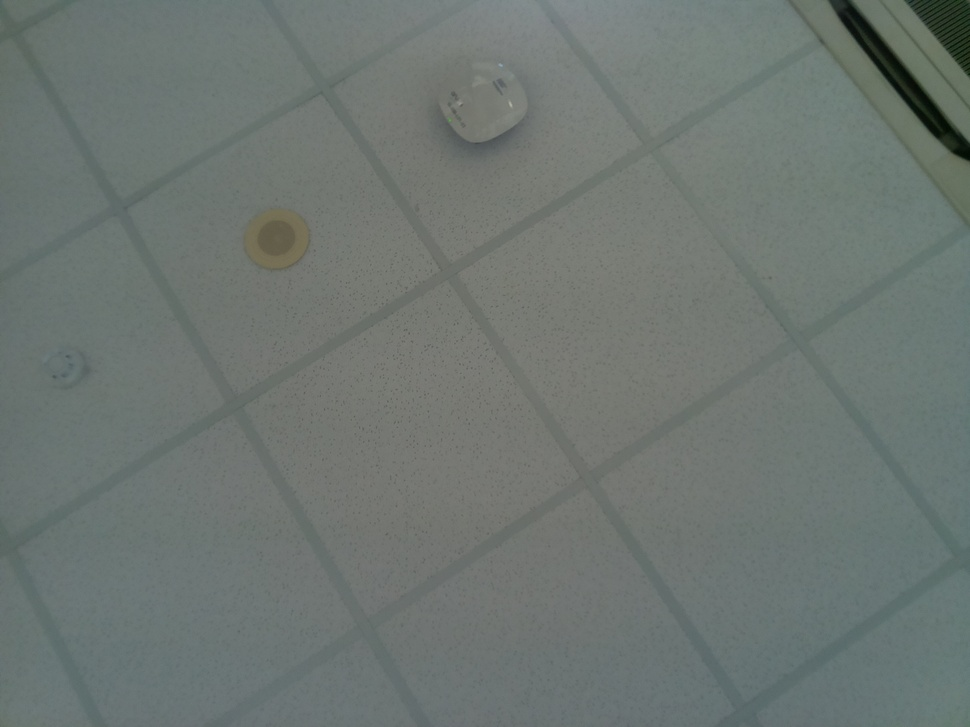
#> input picture testshot.jpg, 970 x 727 px, shrunk from 2592 x 1944 before the run, given in place of the camera
$ python color.py
#> lines starting #> are read from the running program, lines starting #| are printed output that depends on the picture; after the words box and inside, x2 and y2 are one past the last pixel; in counts of white or black regions, pixels touching at a corner belong together
# importing Modules
import os

import cv2
import numpy as np
import time

cap = cv2.VideoCapture(0)
_, img = cap.read()
#> img is the input picture: shape (727, 970, 3); mean B, G, R 113.4, 117.6, 109.2

_, img = cap.read()

low_yellow = np.array([22, 100, 20], np.uint8)
high_yellow = np.array([40, 255, 255], np.uint8)

low_green = np.array([55, 100, 20], np.uint8)
high_green = np.array([80, 255, 255], np.uint8)

low_blue = np.array([100, 100, 20], np.uint8)
high_blue = np.array([140, 255, 255], np.uint8)


while 1:
    _, img = cap.read()

    # converting frame(img) from BGR (Blue-Green-Red) to HSV (hue-saturation-value)
    hsv = cv2.cvtColor(img, cv2.COLOR_BGR2HSV)
#> hsv: shape (727, 970, 3); mean H, S, V 70.2, 21.1, 117.7

    yellow_mask = cv2.inRange(hsv, low_yellow, high_yellow)
#> yellow_mask: shape (727, 970); every value is 0
    yellow = cv2.bitwise_and(img, img, mask=yellow_mask)
#> yellow: shape (727, 970, 3); every value is 0

    green_mask = cv2.inRange(hsv, low_green, high_green)
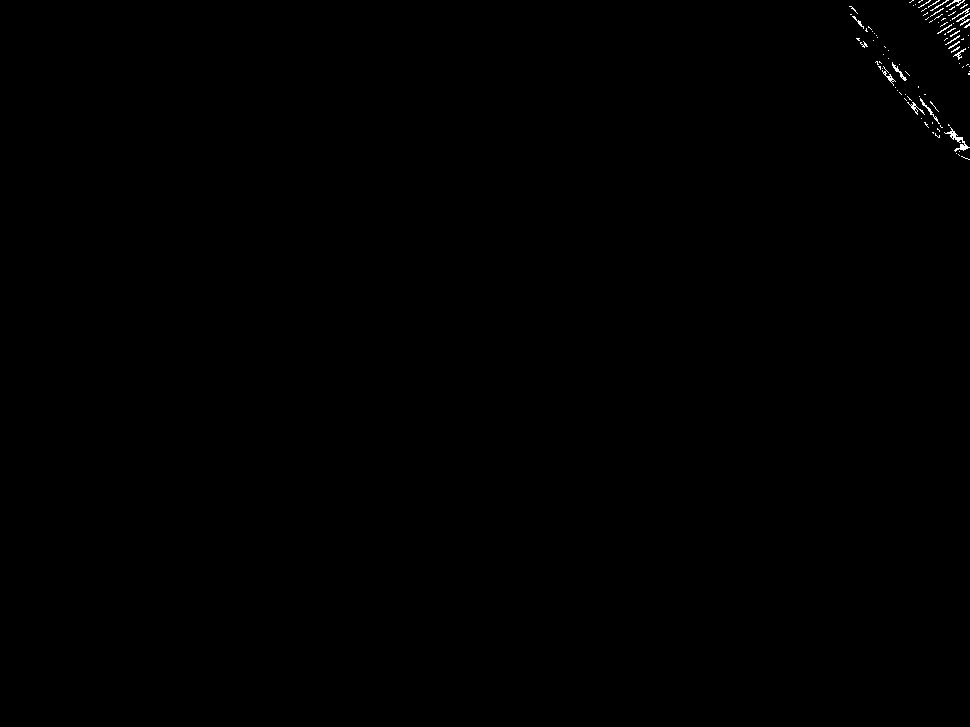
#> green_mask: shape (727, 970); 0.15% white in thin lines or dots, all inside (x1, y1, x2, y2) = (849, 0, 970, 160)
    green = cv2.bitwise_and(img, img, mask=green_mask)

    blue_mask = cv2.inRange(hsv, low_blue, high_blue)
    blue = cv2.bitwise_and(img, img, mask=blue_mask)

    yellow_contours, _ = cv2.findContours(
        yellow_mask, cv2.RETR_TREE, cv2.CHAIN_APPROX_SIMPLE
    )
#> yellow_contours = []

    green_contours, _ = cv2.findContours(
        green_mask, cv2.RETR_TREE, cv2.CHAIN_APPROX_SIMPLE
    )
#> green_contours = 111 contours, 105 with area under 20; largest, box (x1, y1, x2, y2) and area: (944, 127, 970, 152) 100, (892, 62, 907, 81) 38, (907, 102, 925, 115) 35, (920, 98, 940, 124) 34, (882, 66, 896, 86) 31, (953, 48, 966, 60) 20

    blue_contours, _ = cv2.findContours(
        blue_mask, cv2.RETR_TREE, cv2.CHAIN_APPROX_SIMPLE
    )
#> blue_contours = []
    # color: (contours, rectangle color)
    contours_dict = {
        "yellow": (sorted(yellow_contours, key=cv2.contourArea), (0, 255, 255)),
        "green": (sorted(green_contours, key=cv2.contourArea), (0, 255, 0)),
        "blue": (sorted(blue_contours, key=cv2.contourArea), (255, 0, 0)),
    }

    biggest_color = None
    biggest_color_area = 0

    for color_key, (contours, rec_color) in contours_dict.items():
        for contour in contours:
            area = cv2.contourArea(contour)
            if area < 300:
                continue  # skip small object
            if area > biggest_color_area:
                biggest_color_area = area
                biggest_color = color_key
                x, y, w, h = cv2.boundingRect(contour)
                img = cv2.rectangle(img, (x, y), (x + w, y + h), rec_color, 3)
        print(f"Biggest color {biggest_color} with area {biggest_color_area}")
#> this loop made 3 passes
#> (color_key, contours, rec_color) on passes 1, 3: ('yellow', [], (0, 255, 255)), ('blue', [], (255, 0, 0))
#> (color_key, rec_color) on pass 2: ('green', (0, 255, 0))
#| Biggest color None with area 0
#| Biggest color None with area 0
#| Biggest color None with area 0
#> after the loop, biggest_color_area = 0

    window_name = "Color Tracking"
    cv2.namedWindow(window_name)  # Create a named window
    cv2.moveWindow(window_name, 40, 30)  # Move it to (40,30)

    cv2.imshow(window_name, img)

    if cv2.waitKey(10) & 0xFF == 27:
#> (key Esc is pressed here)
        cap.release()
        cv2.destroyAllWindows()
        break
